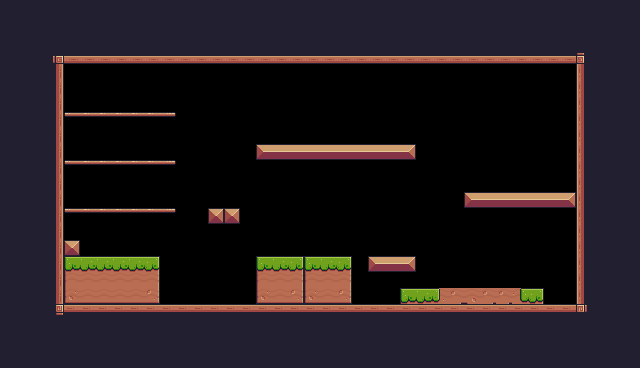

A 2D game scene composited from a Tiled map and its tileset images. What follows is a short description and the map's XML, with every tile layer's data as written:
An orthogonal 40x23 tile map with 16x16 px tiles, 1 tile layer (Background) and 32 objects (14x Fruit, 3x Platform, Quicksand, Player).

<map version="1.10" tiledversion="1.10.2" orientation="orthogonal" renderorder="right-down" width="40" height="23" tilewidth="16" tileheight="16" infinite="0" nextlayerid="4" nextobjectid="37">
 <tileset firstgid="1" source="Pixel Adventure.tsx" />
 <layer id="1" name="Background" width="40" height="23">
  <properties>
   <property name="BackgroundColor" value="Gray" />
  </properties>
  <data encoding="csv">
112,112,112,112,112,112,112,112,112,112,112,112,112,112,112,112,112,112,112,112,112,112,112,112,112,112,112,112,112,112,112,112,112,112,112,112,112,112,112,112,
112,112,112,112,112,112,112,112,112,112,112,112,112,112,112,112,112,112,112,112,112,112,112,112,112,112,112,112,112,112,112,112,112,112,112,112,112,112,112,112,
112,112,112,112,112,112,112,112,112,112,112,112,112,112,112,112,112,112,112,112,112,112,112,112,112,112,112,112,112,112,112,112,112,112,112,112,112,112,112,112,
112,112,112,92,134,134,134,134,134,134,134,134,134,134,134,134,134,134,134,134,134,134,134,134,134,134,134,134,134,134,134,134,134,134,134,134,93,112,112,112,
112,112,112,113,0,0,0,0,0,0,0,0,0,0,0,0,0,0,0,0,0,0,0,0,0,0,0,0,0,0,0,0,0,0,0,0,111,112,112,112,
112,112,112,113,0,0,0,0,0,0,0,0,0,0,0,0,0,0,0,0,0,0,0,0,0,0,0,0,0,0,0,0,0,0,0,0,111,112,112,112,
112,112,112,113,0,0,0,0,0,0,0,0,0,0,0,0,0,0,0,0,0,0,0,0,0,0,0,0,0,0,0,0,0,0,0,0,111,112,112,112,
112,112,112,113,40,41,41,41,41,41,42,0,0,0,0,0,0,0,0,0,0,0,0,0,0,0,0,0,0,0,0,0,0,0,0,0,111,112,112,112,
112,112,112,113,0,0,0,0,0,0,0,0,0,0,0,0,0,0,0,0,0,0,0,0,0,0,0,0,0,0,0,0,0,0,0,0,111,112,112,112,
112,112,112,113,0,0,0,0,0,0,0,0,0,0,0,0,13,14,14,14,14,14,14,14,14,15,0,0,0,0,0,0,0,0,0,0,111,112,112,112,
112,112,112,113,40,41,41,41,41,41,42,0,0,0,0,0,0,0,0,0,0,0,0,0,0,0,0,0,0,0,0,0,0,0,0,0,111,112,112,112,
112,112,112,113,0,0,0,0,0,0,0,0,0,0,0,0,0,0,0,0,0,0,0,0,0,0,0,0,0,0,0,0,0,0,0,0,111,112,112,112,
112,112,112,113,0,0,0,0,0,0,0,0,0,0,0,0,0,0,0,0,0,0,0,0,0,0,0,0,0,13,14,14,14,14,14,15,111,112,112,112,
112,112,112,113,40,41,41,41,41,41,42,0,0,35,35,0,0,0,0,0,0,0,0,0,0,0,0,0,0,0,0,0,0,0,0,0,111,112,112,112,
112,112,112,113,0,0,0,0,0,0,0,0,0,0,0,0,0,0,0,0,0,0,0,0,0,0,0,0,0,0,0,0,0,0,0,0,111,112,112,112,
112,112,112,113,35,0,0,0,0,0,0,0,0,0,0,0,0,0,0,0,0,0,0,0,0,0,0,0,0,0,0,0,0,0,0,0,111,112,112,112,
112,112,112,113,7,8,8,8,8,9,0,0,0,0,0,0,7,8,9,7,8,9,0,13,14,15,0,0,0,0,0,0,0,0,0,0,111,112,112,112,
112,112,112,113,29,30,30,30,30,31,0,0,0,0,0,0,29,30,31,29,30,31,0,0,0,0,0,0,0,0,0,0,0,0,0,0,111,112,112,112,
112,112,112,113,51,52,52,52,52,53,0,0,0,0,0,0,51,52,53,51,52,53,0,0,0,7,8,33,10,11,10,10,32,9,0,0,111,112,112,112,
112,112,112,114,90,90,90,90,90,90,90,90,90,90,90,90,90,90,90,90,90,90,90,90,90,90,90,90,90,90,90,90,90,90,90,90,115,112,112,112,
112,112,112,112,112,112,112,112,112,112,112,112,112,112,112,112,112,112,112,112,112,112,112,112,112,112,112,112,112,112,112,112,112,112,112,112,112,112,112,112,
112,112,112,112,112,112,112,112,112,112,112,112,112,112,112,112,112,112,112,112,112,112,112,112,112,112,112,112,112,112,112,112,112,112,112,112,112,112,112,112,
112,112,112,112,112,112,112,112,112,112,112,112,112,112,112,112,112,112,112,112,112,112,112,112,112,112,112,112,112,112,112,112,112,112,112,112,112,112,112,112
</data>
 </layer>
 <objectgroup id="3" name="Collisions">
  <object id="4" x="48" y="48" width="16" height="272" />
  <object id="5" x="64" y="304" width="528" height="16" />
  <object id="6" x="576" y="48" width="16" height="256" />
  <object id="7" x="64" y="48" width="512" height="16" />
  <object id="8" name="Platform" type="Platform" x="64" y="160" width="112" height="16" />
  <object id="9" name="Platform" type="Platform" x="64" y="208" width="112" height="16" />
  <object id="10" name="Platform" type="Platform" x="64" y="112" width="112" height="16" />
  <object id="11" x="208" y="208" width="32" height="16" />
  <object id="12" x="464" y="192" width="112" height="16" />
  <object id="13" x="256" y="144" width="160" height="16" />
  <object id="14" x="368" y="256" width="48" height="16" />
  <object id="15" x="256" y="256" width="96" height="48" />
  <object id="16" x="64" y="256" width="96" height="48" />
  <object id="17" x="64" y="240" width="16" height="16" />
  <object id="19" x="400" y="288" width="39.3333" height="16.3333" />
  <object id="21" x="520.667" y="288" width="23.3333" height="16" />
  <object id="22" type="Quicksand" x="440" y="288" width="80" height="16" />
 </objectgroup>
 <objectgroup id="2" name="Spawnpoints">
  <object id="1" name="Player" type="Player" x="208" y="176" width="32" height="32" />
  <object id="23" name="Bananas" type="Fruit" x="80" y="80" width="32" height="32" />
  <object id="24" name="Cherries" type="Fruit" x="384" y="112" width="32" height="32" />
  <object id="25" name="Apple" type="Fruit" x="544" y="160" width="32" height="32" />
  <object id="26" name="Cherries" type="Fruit" x="320" y="112" width="32" height="32" />
  <object id="27" name="Cherries" type="Fruit" x="256" y="112" width="32" height="32" />
  <object id="28" name="Bananas" type="Fruit" x="80" y="128" width="32" height="32" />
  <object id="29" name="Bananas" type="Fruit" x="80" y="176" width="32" height="32" />
  <object id="30" name="Kiwi" type="Fruit" x="544" y="256" width="32" height="32" />
  <object id="31" name="Apple" type="Fruit" x="512" y="160" width="32" height="32" />
  <object id="32" name="Apple" type="Fruit" x="528" y="128" width="32" height="32" />
  <object id="33" name="Orange" type="Fruit" x="160" y="272" width="32" height="32" />
  <object id="34" name="Orange" type="Fruit" x="224" y="272" width="32" height="32" />
  <object id="35" name="Orange" type="Fruit" x="320" y="224" width="32" height="32" />
  <object id="36" name="Kiwi" type="Fruit" x="368" y="272" width="32" height="32" />
 </objectgroup>
</map>
